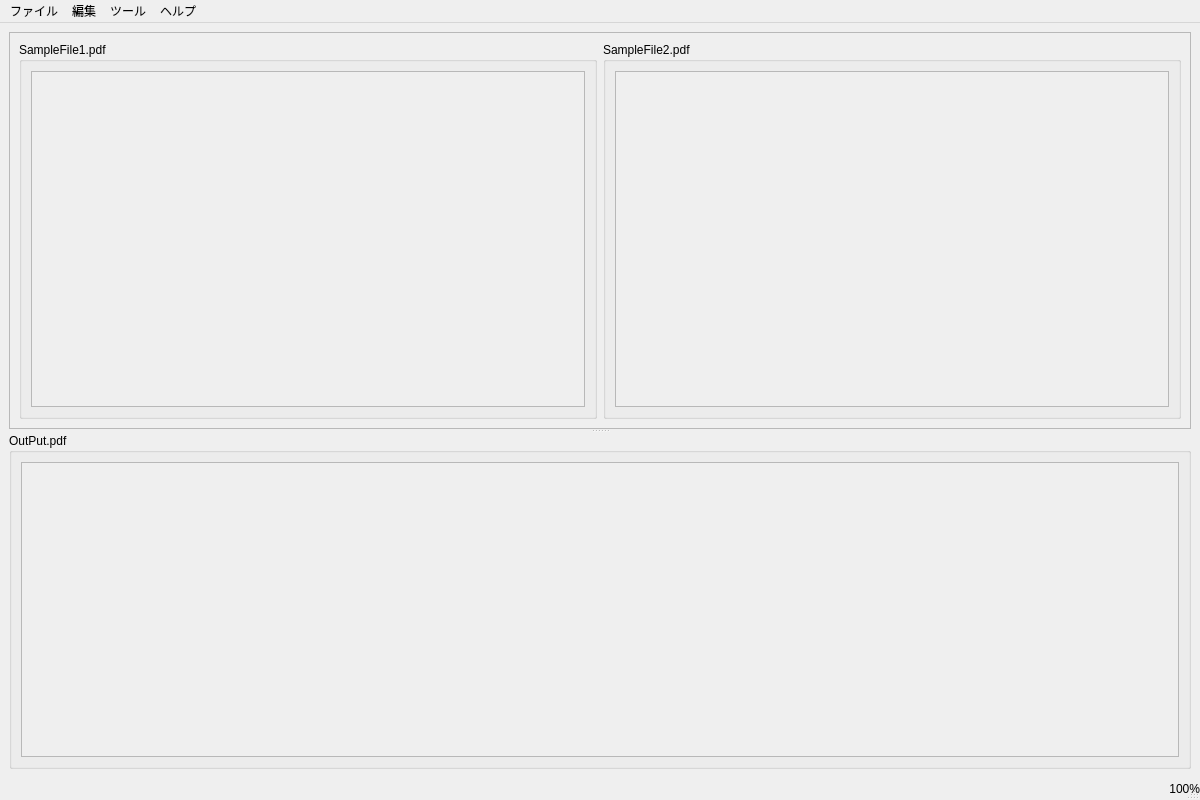
<?xml version="1.0" encoding="UTF-8"?>
<ui version="4.0">
  <class>MainWindow</class>
  <widget class="QMainWindow" name="MainWindow">
    <property name="geometry">
      <rect>
        <x>0</x>
        <y>0</y>
        <width>1200</width>
        <height>800</height>
      </rect>
    </property>
    <property name="windowTitle">
      <string>PDF-PageTool</string>
    </property>
    <widget class="QWidget" name="centralwidget">
      <layout class="QVBoxLayout" name="verticalLayout">
        <item>
          <widget class="QSplitter" name="splitter">
            <property name="orientation">
              <enum>Qt::Vertical</enum>
            </property>
            <widget class="QScrollArea" name="scrollAreaInputs">
              <property name="widgetResizable">
                <bool>true</bool>
              </property>
              <widget class="QWidget" name="scrollAreaWidgetInputs">
                <property name="geometry">
                  <rect>
                    <x>0</x>
                    <y>0</y>
                    <width>1182</width>
                    <height>350</height>
                  </rect>
                </property>
                <layout class="QHBoxLayout" name="horizontalLayoutInputs">
                  <item>
                    <widget class="QGroupBox" name="groupBoxPDF1">
                      <property name="title">
                        <string>SampleFile1.pdf</string>
                      </property>
                      <layout class="QVBoxLayout" name="verticalLayoutPDF1">
                        <item>
                          <widget class="QScrollArea" name="scrollAreaPDF1">
                            <property name="widgetResizable">
                              <bool>true</bool>
                            </property>
                            <widget class="QWidget" name="scrollAreaWidgetPDF1">
                              <property name="geometry">
                                <rect>
                                  <x>0</x>
                                  <y>0</y>
                                  <width>575</width>
                                  <height>310</height>
                                </rect>
                              </property>
                              <layout class="QGridLayout" name="gridLayoutPDF1">
                                <property name="spacing">
                                  <number>10</number>
                                </property>
                              </layout>
                            </widget>
                          </widget>
                        </item>
                      </layout>
                    </widget>
                  </item>
                  <item>
                    <widget class="QGroupBox" name="groupBoxPDF2">
                      <property name="title">
                        <string>SampleFile2.pdf</string>
                      </property>
                      <layout class="QVBoxLayout" name="verticalLayoutPDF2">
                        <item>
                          <widget class="QScrollArea" name="scrollAreaPDF2">
                            <property name="widgetResizable">
                              <bool>true</bool>
                            </property>
                            <widget class="QWidget" name="scrollAreaWidgetPDF2">
                              <property name="geometry">
                                <rect>
                                  <x>0</x>
                                  <y>0</y>
                                  <width>575</width>
                                  <height>310</height>
                                </rect>
                              </property>
                              <layout class="QGridLayout" name="gridLayoutPDF2">
                                <property name="spacing">
                                  <number>10</number>
                                </property>
                              </layout>
                            </widget>
                          </widget>
                        </item>
                      </layout>
                    </widget>
                  </item>
                </layout>
              </widget>
            </widget>
            <widget class="QGroupBox" name="groupBoxOutput">
              <property name="title">
                <string>OutPut.pdf</string>
              </property>
              <layout class="QVBoxLayout" name="verticalLayoutOutput">
                <item>
                  <widget class="QScrollArea" name="scrollAreaOutput">
                    <property name="widgetResizable">
                      <bool>true</bool>
                    </property>
                    <widget class="QWidget" name="scrollAreaWidgetOutput">
                      <property name="geometry">
                        <rect>
                          <x>0</x>
                          <y>0</y>
                          <width>1182</width>
                          <height>350</height>
                        </rect>
                      </property>
                      <layout class="QGridLayout" name="gridLayoutOutput">
                        <property name="spacing">
                          <number>10</number>
                        </property>
                      </layout>
                    </widget>
                  </widget>
                </item>
              </layout>
            </widget>
          </widget>
        </item>
      </layout>
    </widget>
    <widget class="QMenuBar" name="menubar">
      <property name="geometry">
        <rect>
          <x>0</x>
          <y>0</y>
          <width>1200</width>
          <height>22</height>
        </rect>
      </property>
      <widget class="QMenu" name="menuFile">
        <property name="title">
          <string>ファイル</string>
        </property>
        <addaction name="actionOpen"/>
        <addaction name="actionSave"/>
        <addaction name="actionSaveAs"/>
        <addaction name="actionClose"/>
      </widget>
      <widget class="QMenu" name="menuEdit">
        <property name="title">
          <string>編集</string>
        </property>
        <addaction name="actionRotateRight"/>
        <addaction name="actionRotateLeft"/>
        <addaction name="actionRotate180"/>
        <addaction name="actionRemovePage"/>
      </widget>
      <widget class="QMenu" name="menuTool">
        <property name="title">
          <string>ツール</string>
        </property>
        <addaction name="actionDarkMode"/>
        <addaction name="actionThumbnailSize"/>
        <addaction name="actionSettings"/>
      </widget>
      <widget class="QMenu" name="menuHelp">
        <property name="title">
          <string>ヘルプ</string>
        </property>
        <addaction name="actionAbout"/>
      </widget>
      <addaction name="menuFile"/>
      <addaction name="menuEdit"/>
      <addaction name="menuTool"/>
      <addaction name="menuHelp"/>
    </widget>
    <widget class="QStatusBar" name="statusbar">
      <widget class="QLabel" name="labelZoom">
        <property name="geometry">
          <rect>
            <x>1100</x>
            <y>0</y>
            <width>100</width>
            <height>22</height>
          </rect>
        </property>
        <property name="text">
          <string>100%</string>
        </property>
        <property name="alignment">
          <set>Qt::AlignRight|Qt::AlignVCenter</set>
        </property>
      </widget>
    </widget>
    <action name="actionOpen">
      <property name="text">
        <string>開く</string>
      </property>
    </action>
    <action name="actionSave">
      <property name="text">
        <string>保存</string>
      </property>
    </action>
    <action name="actionSaveAs">
      <property name="text">
        <string>名前を付けて保存</string>
      </property>
    </action>
    <action name="actionClose">
      <property name="text">
        <string>閉じる</string>
      </property>
    </action>
    <action name="actionRotateRight">
      <property name="text">
        <string>右90°回転</string>
      </property>
    </action>
    <action name="actionRotateLeft">
      <property name="text">
        <string>左90°回転</string>
      </property>
    </action>
    <action name="actionRotate180">
      <property name="text">
        <string>180°回転</string>
      </property>
    </action>
    <action name="actionRemovePage">
      <property name="text">
        <string>ページの登録解除</string>
      </property>
    </action>
    <action name="actionDarkMode">
      <property name="text">
        <string>ダークモード設定</string>
      </property>
    </action>
    <action name="actionThumbnailSize">
      <property name="text">
        <string>サムネイルサイズ設定</string>
      </property>
    </action>
    <action name="actionSettings">
      <property name="text">
        <string>詳細設定</string>
      </property>
    </action>
    <action name="actionAbout">
      <property name="text">
        <string>バージョン表示</string>
      </property>
    </action>
  </widget>
</ui>
